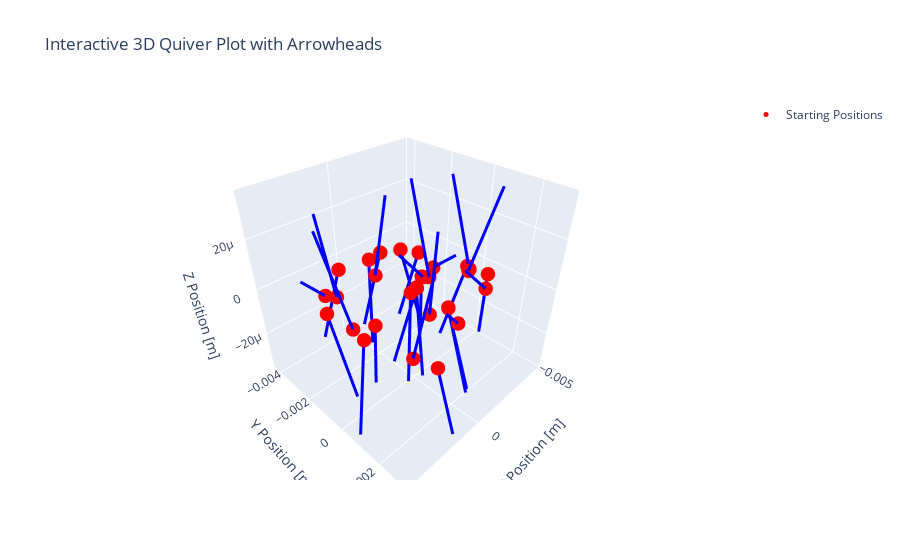

Notebook code for this chart:
### Code cell
import numpy as np
import plotly.graph_objects as go

# Extract positions and velocities from your dataset
positions = np.array(frame['Starting position [metres]'].tolist())
velocities = np.array(frame['Starting velocity [metres/second]'].tolist())

normalised_velocities = velocities / np.linalg.norm(velocities, axis=1)[:, None]

tiny_velocities = normalised_velocities * 0.001


# Compute arrow endpoints
ends = positions + tiny_velocities

# Normalise ends

total_no = 30

fig = go.Figure()

# Add starting positions as scatter points
fig.add_trace(go.Scatter3d(
    x=positions[:total_no, 0],
    y=positions[:total_no, 1],
    z=positions[:total_no, 2],
    mode='markers',
    marker=dict(size=5, color='red', symbol='circle'),
    name='Starting Positions'
))

# Add arrows with arrowheads
for i in range(total_no):
    # Arrow shaft
    fig.add_trace(go.Scatter3d(
        x=[positions[i, 0], ends[i, 0]],
        y=[positions[i, 1], ends[i, 1]],
        z=[positions[i, 2], ends[i, 2]],
        mode='lines',
        line=dict(color='blue', width=6),
        showlegend=False
    ))

    # # Arrowhead (a small scatter point at the endpoint for visualisation)
    # fig.add_trace(go.Scatter3d(
    #     x=[ends[i, 0]],
    #     y=[ends[i, 1]],
    #     z=[ends[i, 2]],
    #     mode='markers',
    #     marker=dict(size=4, color='blue', symbol='triangle-up'),
    #     name='Arrowhead' if i == 0 else '',  # Only show "Arrowhead" once in the legend
    #     showlegend=(i == 0)  # Only show the legend for the first arrowhead
    # ))

# Set axis labels and layout
fig.update_layout(
    scene=dict(
        xaxis_title='X Position [m]',
        yaxis_title='Y Position [m]',
        zaxis_title='Z Position [m]'
    ),
    title='Interactive 3D Quiver Plot with Arrowheads',
    showlegend=True
)

# Display the plot
fig.show()

### Figure 1 — Plotly figure (JSON) as saved in the notebook; plotly's stock layout.template omitted (floating-point values rounded to 4 significant figures)
{"data": [{"marker": {"color": "red", "size": 5, "symbol": "circle"}, "mode": "markers", "name": "Starting Positions", "type": "scatter3d", "x": [-7.692e-05, -0.001553, 0.002583, -0.002849, -0.002495, 0.002397, -0.002571, -0.003752, -0.00153, -0.00164, -0.003457, 0.00331, 0.00329, 0.0008565, -0.0005686, -0.000691, -0.003606, -0.0006026, 0.002284, -0.0007117, -0.003887, 0.003181, -0.00302, -0.0007755, -6.064e-05, -0.0002382, -0.001746, 0.002678, 0.0003141, 0.002397], "y": [0.001948, -0.0007805, -0.002428, 0.001374, -0.0009698, 0.002859, -0.00288, -8.59e-05, -0.0008436, -0.003295, 0.0001712, -0.001547, 0.0003753, -0.003474, 0.001174, -0.0004436, 0.0001182, 0.001146, -0.002075, -0.0004788, 0.00084, -0.0002756, -0.002176, -0.0032, -0.002154, -0.0003871, -0.0006146, 0.002068, 0.0009566, 9.334e-05], "z": [0, 0, 0, 0, 0, 0, 0, 0, 0, 0, 0, 0, 0, 0, 0, 0, 0, 0, 0, 0, 0, 0, 0, 0, 0, 0, 0, 0, 0, 0]}, {"line": {"color": "blue", "width": 6}, "mode": "lines", "showlegend": false, "type": "scatter3d", "x": [-7.692e-05, 0.0009142], "y": [0.001948, 0.002081], "z": [0, 8.727e-06]}, {"line": {"color": "blue", "width": 6}, "mode": "lines", "showlegend": false, "type": "scatter3d", "x": [-0.001553, -0.000831], "y": [-0.0007805, -0.001473], "z": [0, 8.727e-06]}, {"line": {"color": "blue", "width": 6}, "mode": "lines", "showlegend": false, "type": "scatter3d", "x": [0.002583, 0.00357], "y": [-0.002428, -0.002588], "z": [0, 8.727e-06]}, {"line": {"color": "blue", "width": 6}, "mode": "lines", "showlegend": false, "type": "scatter3d", "x": [-0.002849, -0.001957], "y": [0.001374, 0.0009222], "z": [0, 8.727e-06]}, {"line": {"color": "blue", "width": 6}, "mode": "lines", "showlegend": false, "type": "scatter3d", "x": [-0.002495, -0.002662], "y": [-0.0009698, 1.614e-05], "z": [0, 8.727e-06]}, {"line": {"color": "blue", "width": 6}, "mode": "lines", "showlegend": false, "type": "scatter3d", "x": [0.002397, 0.001413], "y": [0.002859, 0.003037], "z": [0, -3.49e-05]}, {"line": {"color": "blue", "width": 6}, "mode": "lines", "showlegend": false, "type": "scatter3d", "x": [-0.002571, -0.003174], "y": [-0.00288, -0.002084], "z": [0, -3.49e-05]}, {"line": {"color": "blue", "width": 6}, "mode": "lines", "showlegend": false, "type": "scatter3d", "x": [-0.003752, -0.003133], "y": [-8.59e-05, -0.0008705], "z": [0, -3.49e-05]}, {"line": {"color": "blue", "width": 6}, "mode": "lines", "showlegend": false, "type": "scatter3d", "x": [-0.00153, -0.002319], "y": [-0.0008436, -0.001457], "z": [0, -3.49e-05]}, {"line": {"color": "blue", "width": 6}, "mode": "lines", "showlegend": false, "type": "scatter3d", "x": [-0.00164, -0.0007335], "y": [-0.003295, -0.003715], "z": [0, -3.49e-05]}, {"line": {"color": "blue", "width": 6}, "mode": "lines", "showlegend": false, "type": "scatter3d", "x": [-0.003457, -0.003848], "y": [0.0001712, 0.001091], "z": [0, 3.49e-05]}, {"line": {"color": "blue", "width": 6}, "mode": "lines", "showlegend": false, "type": "scatter3d", "x": [0.00331, 0.002931], "y": [-0.001547, -0.0006216], "z": [0, -3.49e-05]}, {"line": {"color": "blue", "width": 6}, "mode": "lines", "showlegend": false, "type": "scatter3d", "x": [0.00329, 0.004206], "y": [0.0003753, 0.0007751], "z": [0, -3.49e-05]}, {"line": {"color": "blue", "width": 6}, "mode": "lines", "showlegend": false, "type": "scatter3d", "x": [0.0008565, 0.001467], "y": [-0.003474, -0.004265], "z": [0, -3.49e-05]}, {"line": {"color": "blue", "width": 6}, "mode": "lines", "showlegend": false, "type": "scatter3d", "x": [-0.0005686, -0.0008007], "y": [0.001174, 0.002146], "z": [0, -3.49e-05]}, {"line": {"color": "blue", "width": 6}, "mode": "lines", "showlegend": false, "type": "scatter3d", "x": [-0.000691, 0.0001276], "y": [-0.0004436, -0.001017], "z": [0, -3.49e-05]}, {"line": {"color": "blue", "width": 6}, "mode": "lines", "showlegend": false, "type": "scatter3d", "x": [-0.003606, -0.003415], "y": [0.0001182, -0.0008629], "z": [0, 3.49e-05]}, {"line": {"color": "blue", "width": 6}, "mode": "lines", "showlegend": false, "type": "scatter3d", "x": [-0.0006026, -0.001003], "y": [0.001146, 0.002062], "z": [0, -3.49e-05]}, {"line": {"color": "blue", "width": 6}, "mode": "lines", "showlegend": false, "type": "scatter3d", "x": [0.002284, 0.003218], "y": [-0.002075, -0.001717], "z": [0, 3.49e-05]}, {"line": {"color": "blue", "width": 6}, "mode": "lines", "showlegend": false, "type": "scatter3d", "x": [-0.0007117, -0.0001757], "y": [-0.0004788, 0.0003647], "z": [0, -3.49e-05]}, {"line": {"color": "blue", "width": 6}, "mode": "lines", "showlegend": false, "type": "scatter3d", "x": [-0.003887, -0.004721], "y": [0.00084, 0.0002902], "z": [0, -3.49e-05]}, {"line": {"color": "blue", "width": 6}, "mode": "lines", "showlegend": false, "type": "scatter3d", "x": [0.003181, 0.004017], "y": [-0.0002756, -0.0008234], "z": [0, 3.49e-05]}, {"line": {"color": "blue", "width": 6}, "mode": "lines", "showlegend": false, "type": "scatter3d", "x": [-0.00302, -0.002754], "y": [-0.002176, -0.003139], "z": [0, -3.49e-05]}, {"line": {"color": "blue", "width": 6}, "mode": "lines", "showlegend": false, "type": "scatter3d", "x": [-0.0007755, -5.246e-05], "y": [-0.0032, -0.00251], "z": [0, -3.49e-05]}, {"line": {"color": "blue", "width": 6}, "mode": "lines", "showlegend": false, "type": "scatter3d", "x": [-6.064e-05, 0.000223], "y": [-0.002154, -0.001196], "z": [0, 3.49e-05]}, {"line": {"color": "blue", "width": 6}, "mode": "lines", "showlegend": false, "type": "scatter3d", "x": [-0.0002382, 0.0005817], "y": [-0.0003871, 0.0001844], "z": [0, -3.49e-05]}, {"line": {"color": "blue", "width": 6}, "mode": "lines", "showlegend": false, "type": "scatter3d", "x": [-0.001746, -0.001756], "y": [-0.0006146, -0.001614], "z": [0, 3.49e-05]}, {"line": {"color": "blue", "width": 6}, "mode": "lines", "showlegend": false, "type": "scatter3d", "x": [0.002678, 0.002994], "y": [0.002068, 0.003016], "z": [0, 3.49e-05]}, {"line": {"color": "blue", "width": 6}, "mode": "lines", "showlegend": false, "type": "scatter3d", "x": [0.0003141, 0.001014], "y": [0.0009566, 0.00167], "z": [0, 3.49e-05]}, {"line": {"color": "blue", "width": 6}, "mode": "lines", "showlegend": false, "type": "scatter3d", "x": [0.002397, 0.001741], "y": [9.334e-05, -0.0006608], "z": [0, -3.49e-05]}], "layout": {"scene": {"xaxis": {"title": {"text": "X Position [m]"}}, "yaxis": {"title": {"text": "Y Position [m]"}}, "zaxis": {"title": {"text": "Z Position [m]"}}}, "showlegend": true, "title": {"text": "Interactive 3D Quiver Plot with Arrowheads"}}}
